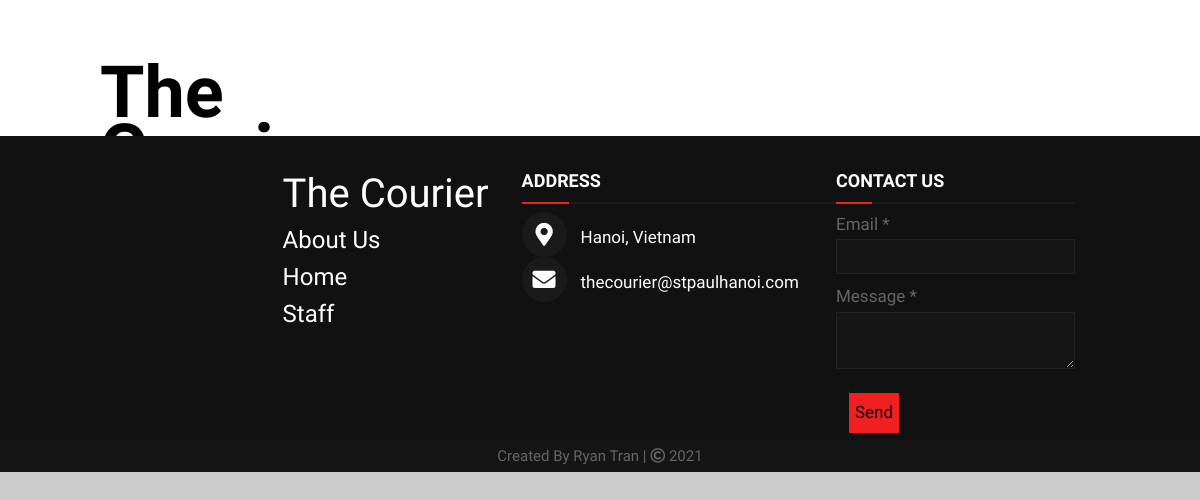
Before: /articleView/writer with the older database file.
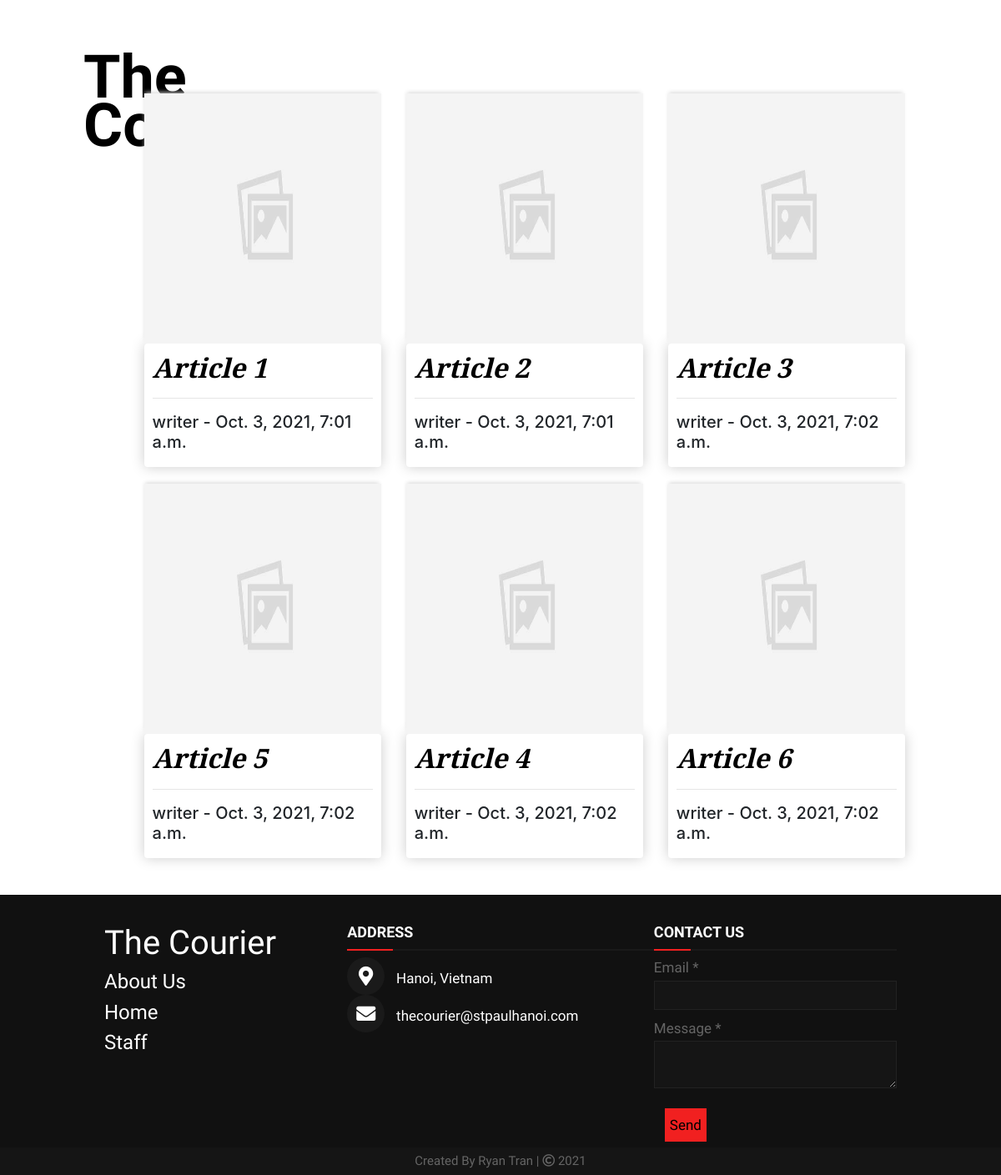
After: the same page with the newer database file.
### website/models.py (models this page shows, shortened)
class Article(models.Model):
    articleName = models.CharField(max_length=100)
    articleContent = RichTextField()
    articleCatagory = models.CharField(max_length=10)
    writer = models.ForeignKey('Member', on_delete=models.CASCADE, related_name="writer")
    image = models.ImageField()
    imageCredit = models.CharField(max_length=100)
    createdTime = models.DateTimeField(default=timezone.now)

class Member(models.Model):
    user = models.ForeignKey('User', on_delete=models.CASCADE, related_name="user")
    name = models.CharField(max_length=30)
    position = models.CharField(max_length=30)
    contents = models.ManyToManyField('Article', related_name="content", blank=True)
    admin = models.BooleanField(default=False)

### website/views.py (the view)
# urls.py: path("articleView/<str:filter>", views.articleView, name="articleView"),
def articleView(request, filter):
    articles = Article.objects.filter(articleCatagory=filter)
    members = Article.objects.filter(writer__name=filter)
    return render(request, "website/articlesView.html",{
        'articles': articles,
        'members': members,
    })

### website/templates/website/articlesView.html (shortened to what this page needs)
{% extends "website/layout.html" %}
{% load static %}
{% block script %}
    <link
        rel="stylesheet"
        href="https://cdnjs.cloudflare.com/ajax/libs/font-awesome/5.14.0/css/all.min.css"
    />
{% endblock %}
{% block body %}
    <div class="row">
        {% for article in members %}
        <div class="col-lg-4" style="padding-bottom: 20px;" id="article" data-id="{{ article.id }}">
            <img class="thumbnail" src="{{ article.image.url }}" alt="">
            <div class="box-element">
                <a href="{% url 'article' article.id %}" class="articleView"><h4><strong>{{ article.articleName}}</strong></h4></a>
                <hr>
                <h6 style="display: inline-block;">{{ article.writer.name }} - {{ article.createdTime }}</h6>
            </div>
        </div>
        {% endfor %}
    </div>
{% endblock %}

### website/templates/website/layout.html (shortened to what this page needs)
{% load static %}
<!DOCTYPE html>
<html lang="en">
    <head>
        <link rel="stylesheet" href="https://cdnjs.cloudflare.com/ajax/libs/OwlCarousel2/2.3.4/assets/owl.carousel.css" />
        <link rel="stylesheet" href="https://cdnjs.cloudflare.com/ajax/libs/OwlCarousel2/2.3.4/assets/owl.theme.default.css" />
        <link rel="stylesheet" href="https://stackpath.bootstrapcdn.com/bootstrap/4.3.1/css/bootstrap.min.css">
        <link href="{% static 'website/styles.css' %}" rel="stylesheet">
        {% block script %}
        {% endblock %}
    </head>
    <body id="quotescontainer">
        <div id="quotescenter">
            <br>
            <br>
            <header>
                <p>
                    <span class="logo">The Courier</span>
            </header>
            <br>
            <br>
            <div class="newsBody">
                {% block body %}
                {% endblock %}
            </div>
            <br>
            <footer>
                <br>
                <div class="main-content">
                  <div class="left box">
                    <h1 style="font-family: 'UnifrakturMaguntia', cursive;">The Courier</h1>
                        <a href="{% url 'about' %}" class="left-footer"><h4>About Us</h4></a>
                        <a href="{% url 'index' %}" class="left-footer"><h4>Home</h4></a>
                        <a href="{% url 'staff' %}" class="left-footer"><h4>Staff</h4></a>
                  </div>
                  <div class="center box margin-top: 10px;">
                    <h2>Address</h2>
                    <div class="content">
                      <div class="place">
                        <span class="fas fa-map-marker-alt"></span>
                        <span class="text">Hanoi, Vietnam</span>
                      </div>
                      <div class="email">
                        <span class="fas fa-envelope"></span>
                        <span class="text">thecourier@stpaulhanoi.com</span>
                      </div>
                    </div>
                  </div>
                  <div class="right box" style="padding-right: 125px; ">
                    <h2>Contact us</h2>
                    <div class="content">
                      <form action="https://formsubmit.co/the.courier@stpaulhanoi.com" method="POST">
                        <div class="email">
                          <div class="text">Email *</div>
                          <input type="email" name="email" required>
                        </div>
                        <div class="msg">
                          <div class="text">Message *</div>
                          <textarea name="message" rows="2" cols="25" required></textarea>
                        </div>
                        <div class="btn">
                          <button type="submit">Send</button>
                        </div>
                      </form>
                    </div>
                  </div>
                </div>
                <div class="bottom">
                  <center>
                    <span class="credit">Created By Ryan Tran | </span>
                    <span class="far fa-copyright"></span><span> 2021</span>
                  </center>
                </div>
            </footer>
        </div>
    </body>
</html>

### website/static/website/styles.css (style rules this page uses)
.newsBody { max-width: 1500px; margin-left: auto; margin-right: auto; }
.logo { float: left; width: 0.8em; font-size: 400%; font-family: 'UnifrakturMaguntia', cursive; font-style: normal; line-height: 80%; }
header { max-width: 1500px; margin-left: auto; margin-right: auto; color: black; font-weight: 600; font-size: 18px; }
footer { position: relative; bottom: 0px; width: 100%; background: #111; color: white; font-family: 'Work Sans', sans-serif; }
.main-content { display: flex; }
.main-content .box { flex-basis: 50%; padding-top: 10px; }
.box h2 { font-size: 1.125rem; font-weight: 600; text-transform: uppercase; }
.box .content { margin: 20px 0 0 0; position: relative; }
.box .content:before { position: absolute; content: ''; top: -10px; height: 2px; width: 100%; background: #1a1a1a; }
.box .content:after { position: absolute; content: ''; height: 2px; width: 15%; background: #f12020; top: -10px; }
.center .content .fas { font-size: 1.4375rem; background: #1a1a1a; height: 45px; width: 45px; line-height: 45px; text-align: center; border-radius: 50%; transition: 0.3s; cursor: pointer; }
.center .content .text { font-size: 1.0625rem; font-weight: 500; padding-left: 10px; }
.right form .text { font-size: 1.0625rem; margin-bottom: 2px; color: #656565; }
.right form .msg { margin-top: 10px; }
.right form input, .right form textarea { width: 100%; font-size: 1.0625rem; background: #151515; padding-left: 10px; border: 1px solid #222222; }
.right form input { height: 35px; }
.right form .btn { margin-top: 10px; }
.right form .btn button { height: 40px; width: 100%; border: none; outline: none; background: #f12020; font-size: 1.0625rem; font-weight: 500; cursor: pointer; transition: .3s; }
.bottom center { padding: 5px; font-size: 0.9375rem; background: #151515; }
.bottom center span { color: #656565; }
.left-footer { color: white; }
.left { padding-left: 125px; }
@media screen and (max-width: 1700px) { #quotescenter { width: 100% !important; } }
@media screen and (max-width: 1700px) { .newsBody { margin-left: 100px !important; margin-right: 100px !important; } }
@media screen and (max-width: 1700px) { header { margin-left: 100px !important; margin-right: 100px !important; letter-spacing: 0em !important; } }
.box-element { box-shadow:hsl(0, 0%, 80%) 0 0 16px; background-color: #fff; border-radius: 4px; padding: 10px; }
.thumbnail { width: 100%; height: 300px; -webkit-box-shadow: -1px -3px 5px -2px rgba(214,214,214,1); -moz-box-shadow: -1px -3px 5px -2px rgba(214,214,214,1); box-shadow: -1px -3px 5px -2px rgba(214,214,214,1); }
.articleView { color: black; font-family: 'Bodoni Moda', serif; font-style: italic; }
#quotescontainer { width: 100%; background: #ccc; height: 100% }
#quotescenter { float: left; background-color: white; width: 90%; margin-right: auto; margin-left: auto; }
.box-element h4 { font-size: 2rem; }
.box-element h6 { font-size: 1.25rem; }

Changed rows visible on the page:
added Article: image (picture), articleName "Article 1", writer.name "writer", createdTime "Oct. 3, 2021, 7:01 a.m."
added Article: image (picture), articleName "Article 2", writer.name "writer", createdTime "Oct. 3, 2021, 7:01 a.m."
added Article: image (picture), articleName "Article 3", writer.name "writer", createdTime "Oct. 3, 2021, 7:02 a.m."
added Article: image (picture), articleName "Article 5", writer.name "writer", createdTime "Oct. 3, 2021, 7:02 a.m."
added Article: image (picture), articleName "Article 4", writer.name "writer", createdTime "Oct. 3, 2021, 7:02 a.m."
added Article: image (picture), articleName "Article 6", writer.name "writer", createdTime "Oct. 3, 2021, 7:02 a.m."
